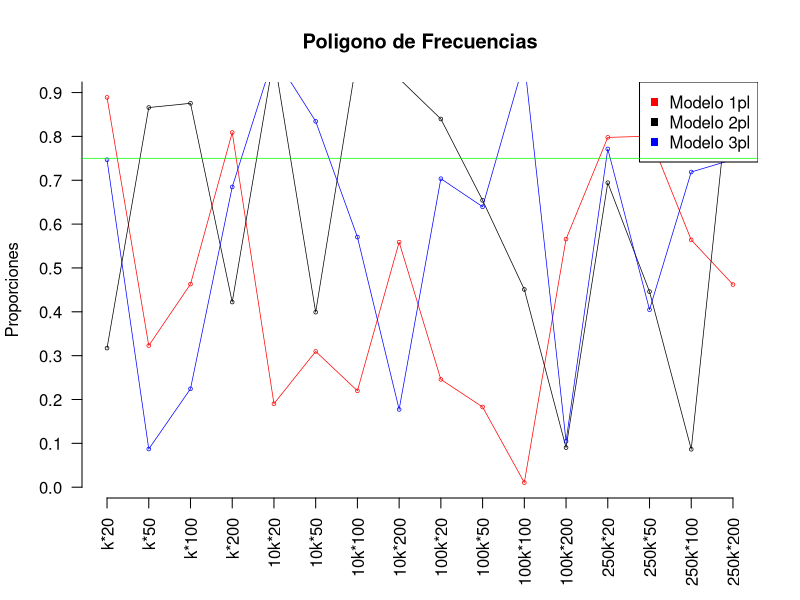
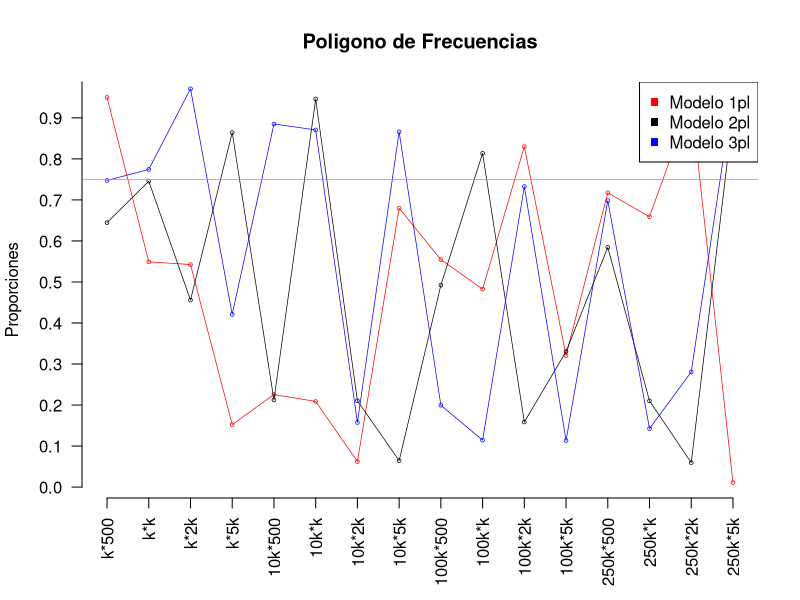
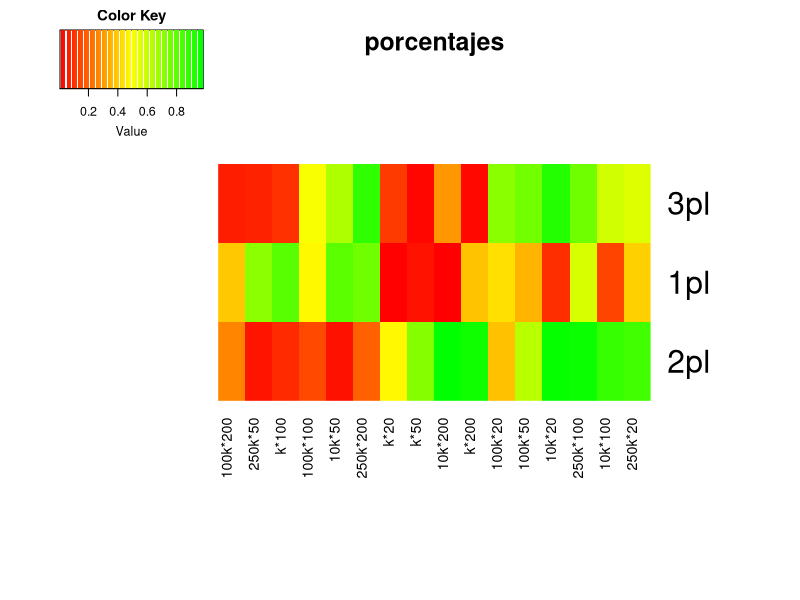
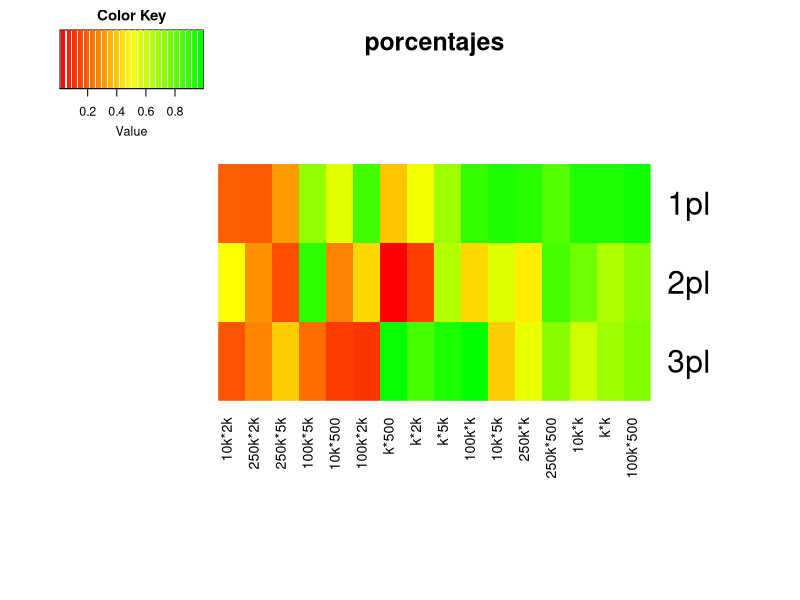

Recreate these plots in R, in order.
##############################################DETALLES

#poligono de frecuencias


###200 iteraciones


#
unopl=runif(16)
dospl=runif(16)
trespl=runif(16)
#


x=c(1:16)
l=c("k*20","k*50","k*100","k*200","10k*20","10k*50","10k*100","10k*200","100k*20","100k*50","100k*100","100k*200","250k*20","250k*50","250k*100","250k*200")
plot(x,unopl,type="o",col="red",lwd=0.7,cex=0.5, 
     lab=c(16,16,16),xlab="",ylab="Proporciones",las=3,main="Poligono de Frecuencias",axes=F)
lines(dospl,type="o",col="black",lwd=0.7,cex=0.5)
lines(trespl,type="o",col="blue",lwd=0.7,cex=0.5)
legend("topright",legend=c("Modelo 1pl","Modelo 2pl","Modelo 3pl"),col=c("red","black","blue"),pch=15)
axis(side=1,at=c(1:16),las=3, lab=l)
axis(side=2, las=1,at=seq(0,1,by=0.1))
abline(h=0.75,col="green",lwd=0.7)

###50 iteraciones


#
unopl=runif(16)
dospl=runif(16)
trespl=runif(16)
#


x=c(1:16)
l=c("k*500","k*k","k*2k","k*5k","10k*500","10k*k","10k*2k","10k*5k","100k*500","100k*k","100k*2k","100k*5k","250k*500","250k*k","250k*2k","250k*5k")
plot(x,unopl,type="o",col="red",lwd=0.7,cex=0.5, 
     lab=c(16,16,16),xlab="",ylab="Proporciones",las=3,main="Poligono de Frecuencias",axes=F)
lines(dospl,type="o",col="black",lwd=0.7,cex=0.5)
lines(trespl,type="o",col="blue",lwd=0.7,cex=0.5)
legend("topright",legend=c("Modelo 1pl","Modelo 2pl","Modelo 3pl"),col=c("red","black","blue"),pch=15)
axis(side=1,at=c(1:16),las=3, lab=l)
axis(side=2, las=1,at=seq(0,1,by=0.1))
abline(h=0.75,col="green",lwd=0.7)


#heatmap

rm(list=ls())

#200 iteraciones

#
datos=matrix(c(runif(16*3)),ncol=16,byrow=T)
dimnames(datos)=list(c("1pl","2pl","3pl"),c("k*20","k*50","k*100","k*200","10k*20","10k*50","10k*100","10k*200","100k*20","100k*50","100k*100","100k*200","250k*20","250k*50","250k*100","250k*200")
)
datos
#

if (!require("gplots")) {
  install.packages("gplots", dependencies = TRUE)
  library(gplots)
}
if (!require("RColorBrewer")) {
  install.packages("RColorBrewer", dependencies = TRUE)
  library(RColorBrewer)
}

#data <- read.csv("../datasets/heatmaps_in_r.csv", comment.char="#")
#rnames <- data[,1]                            # assign labels in column 1 to #"rnames"
#mat_data <- data.matrix(data[,2:ncol(data)])  # transform column 2-5 into a #matrix
#rownames(mat_data) <- rnames                  # assign row names 



my_palette <- colorRampPalette(c("red", "yellow", "green"))(n = 299)

col_breaks = c(seq(-1,0,length=100),  # for red
               seq(0,0.8,length=100),              # for yellow
               seq(0.8,1,length=100))              # for green


#png("Desktop/SICS/informe 1/heatmap.png" ,   
# width = 5*300,        # 5 x 300 pixels
# height = 5*300,
# res = 300,            # 300 pixels per inch
# pointsize = 8)        # smaller font size

heatmap.2(datos,
          #cellnote = datos,  # same data set for cell labels
          main = "porcentajes", # heat map title
          #notecol="black",      # change font color of cell labels to
          density.info="none",  # turns off density plot inside color 
          trace="none",         # turns off trace lines inside the heat
          margins =c(12,9),     # widens margins around plot
          col=my_palette,       # use on color palette defined earlier 
          #breaks=col_breaks,    # enable color transition at specified 
          dendrogram="none")     # only draw a row dendrogram 

#50 iteraciones

#
datos=matrix(c(runif(16*3)),ncol=16,byrow=T)
dimnames(datos)=list(c("1pl","2pl","3pl"),c("k*500","k*k","k*2k","k*5k","10k*500","10k*k","10k*2k","10k*5k","100k*500","100k*k","100k*2k","100k*5k","250k*500","250k*k","250k*2k","250k*5k")
                     
)
datos
#

if (!require("gplots")) {
  install.packages("gplots", dependencies = TRUE)
  library(gplots)
}
if (!require("RColorBrewer")) {
  install.packages("RColorBrewer", dependencies = TRUE)
  library(RColorBrewer)
}

#data <- read.csv("../datasets/heatmaps_in_r.csv", comment.char="#")
#rnames <- data[,1]                            # assign labels in column 1 to #"rnames"
#mat_data <- data.matrix(data[,2:ncol(data)])  # transform column 2-5 into a #matrix
#rownames(mat_data) <- rnames                  # assign row names 



my_palette <- colorRampPalette(c("red", "yellow", "green"))(n = 299)

col_breaks = c(seq(-1,0,length=100),  # for red
               seq(0,0.8,length=100),              # for yellow
               seq(0.8,1,length=100))              # for green


#png("Desktop/SICS/informe 1/heatmap.png" ,   
# width = 5*300,        # 5 x 300 pixels
# height = 5*300,
# res = 300,            # 300 pixels per inch
# pointsize = 8)        # smaller font size

heatmap.2(datos,
          #cellnote = datos,  # same data set for cell labels
          main = "porcentajes", # heat map title
          #notecol="black",      # change font color of cell labels to
          density.info="none",  # turns off density plot inside color 
          trace="none",         # turns off trace lines inside the heat
          margins =c(12,9),     # widens margins around plot
          col=my_palette,       # use on color palette defined earlier 
          #breaks=col_breaks,    # enable color transition at specified 
          dendrogram="none")     # only draw a row dendrogram 
